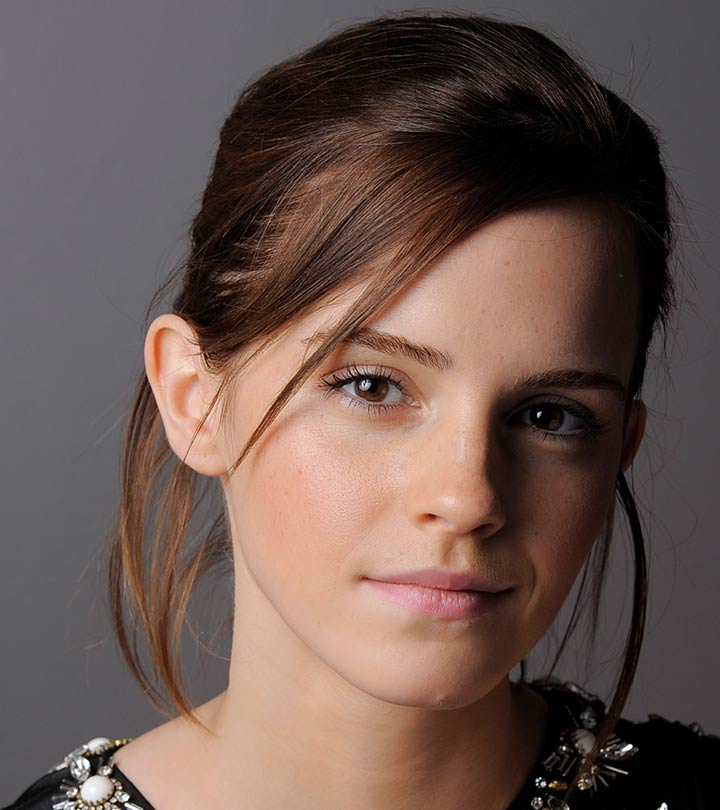
#> input picture a1images/emma.jpg, 720 x 810 px
$ python 'Intensity Transformation.py'
#> lines starting #> are read from the running program, lines starting #| are printed output that depends on the picture
import numpy as np
import matplotlib.pyplot as plt
import cv2 as cv

c = np.array([(50, 50), (50, 100), (150, 255), (150, 150), (255, 255)])

t1 = np.linspace(0, c[0, 1], c[0, 0] + 1 - 0).astype('uint8')
t2 = np.linspace(c[0, 1] + 1, c[1, 1], c[1, 0] - c[0, 0]).astype('uint8')
t3 = np.linspace(c[1, 1] + 1, c[2, 1], c[2, 0] - c[1, 0]).astype('uint8')
t4 = np.linspace(c[2, 1] + 1, c[3, 1], c[3, 0] - c[2, 0]).astype('uint8')
t5 = np.linspace(c[3, 1] + 1, c[4, 1], c[4, 0] - c[3, 0]).astype('uint8')


transform = np.concatenate((t1, t2), axis=0).astype('uint8')
transform = np.concatenate((transform, t3), axis=0).astype('uint8')
transform = np.concatenate((transform, t4), axis=0).astype('uint8')
transform = np.concatenate((transform, t5), axis=0).astype('uint8')

plt.figure(figsize=(12,4))

plt.subplot(131)
plt.plot(transform)
plt.title("Transformation Curve")
plt.xlim([0, 255])
plt.ylim([0, 255])
plt.xlabel(r'Input, $f(\mathbf{x})$')
plt.ylabel(r'Output, $\mathrm{T}[f(\mathbf{x})]$')

img_orig = cv.imread('a1images/emma.jpg', cv.IMREAD_GRAYSCALE)
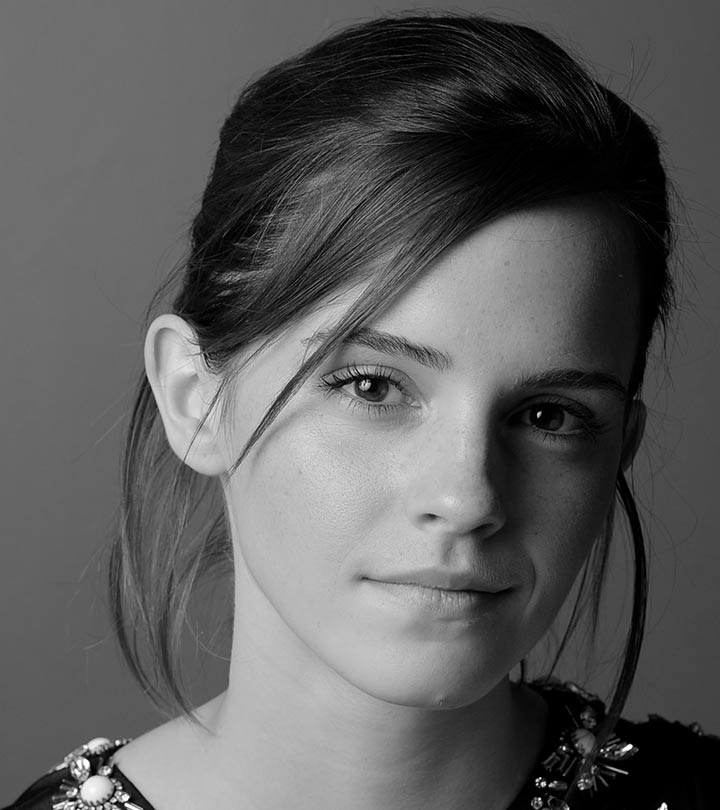
#> img_orig: shape (810, 720); min 0, max 255, mean 92.3

#region
plt.subplot(132)
plt.imshow(img_orig, cmap="gray")
plt.title('Original Image')
plt.axis('off')
#endregion

img_transformed = cv.LUT(img_orig, transform)
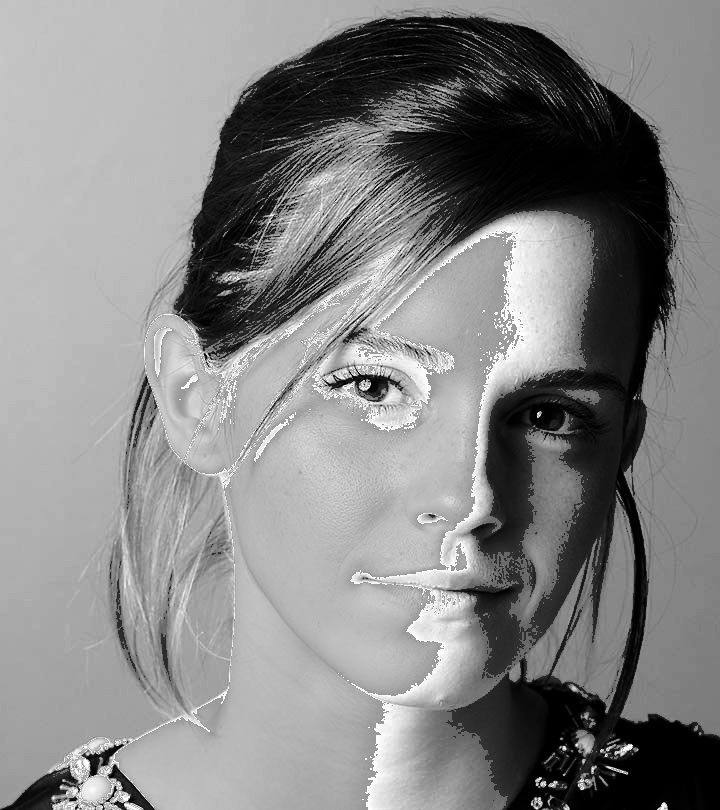
#> img_transformed: shape (810, 720); min 0, max 255, mean 132.9

#region
plt.subplot(133)
plt.imshow(img_transformed, cmap="gray")
plt.title('Image After Intensity Transformation')
plt.axis('off')

plt.show()
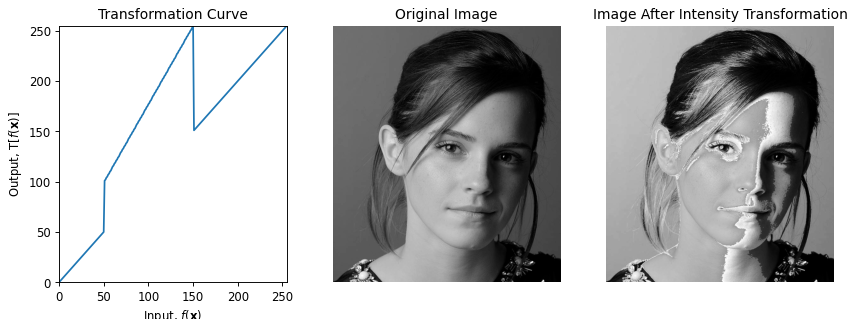
#> figure drawn by matplotlib, 3 panels; panel 1: curve peaks at x = 150, y = 255
#endregion

$ run again, with a1images/daisy.jpg copied over a1images/emma.jpg
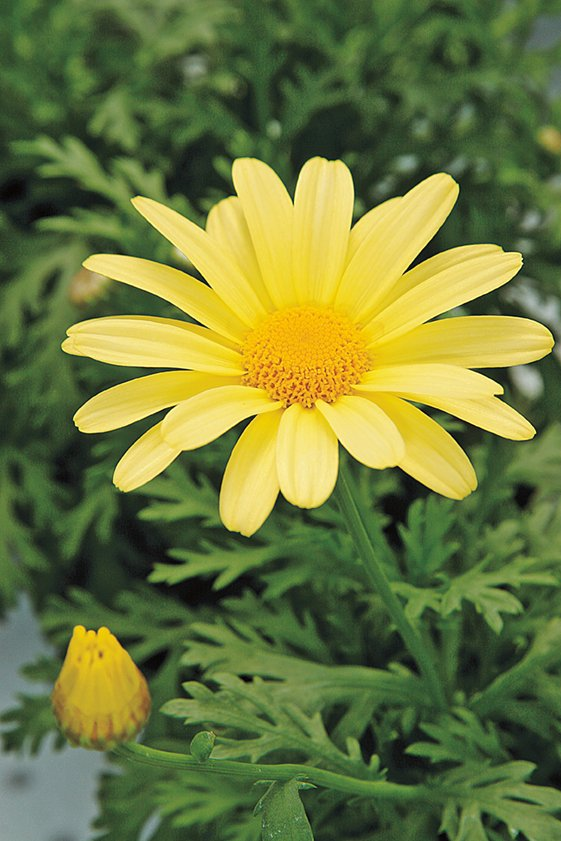
#> input picture a1images/daisy.jpg, 561 x 841 px
#> `img_transformed = cv.LUT(img_orig, transform)`:
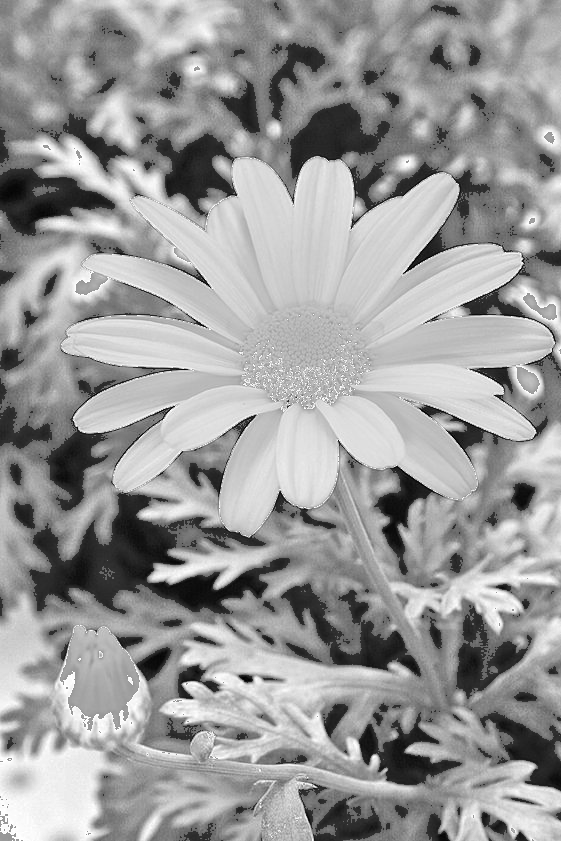
#> img_transformed: shape (841, 561); min 0, max 255, mean 154.8
#> `plt.show()`:
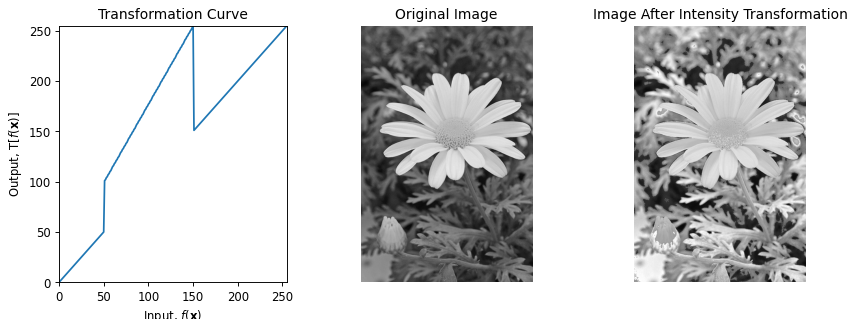
#> figure drawn by matplotlib, 3 panels; panel 1: curve peaks at x = 150, y = 255

$ run again, with a1images/highlights_and_shadows.jpg copied over a1images/emma.jpg
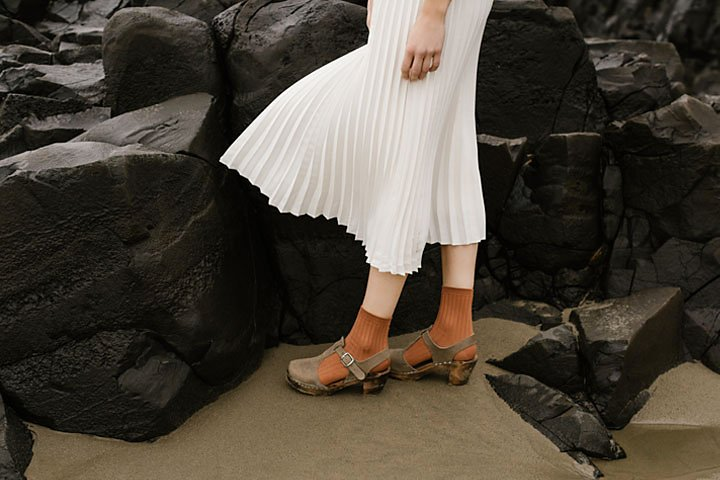
#> input picture a1images/highlights_and_shadows.jpg, 720 x 480 px
#> `img_transformed = cv.LUT(img_orig, transform)`:
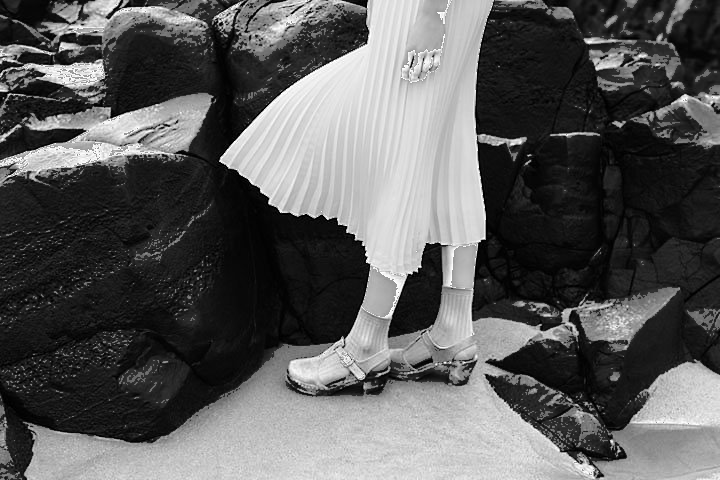
#> img_transformed: shape (480, 720); min 0, max 255, mean 91.5
#> `plt.show()`:
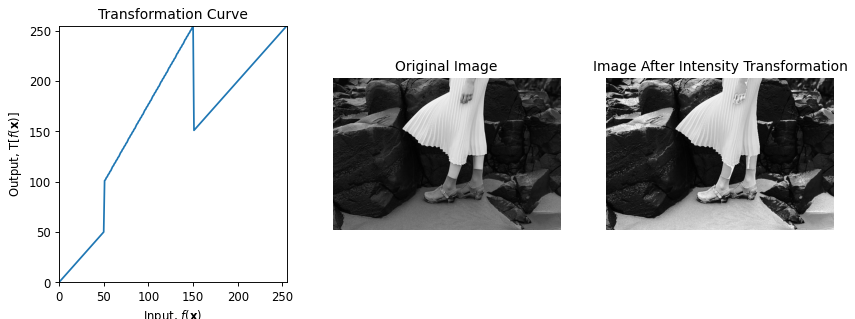
#> figure drawn by matplotlib, 3 panels; panel 1: curve peaks at x = 150, y = 255

$ run again, with a1images/jeniffer.jpg copied over a1images/emma.jpg
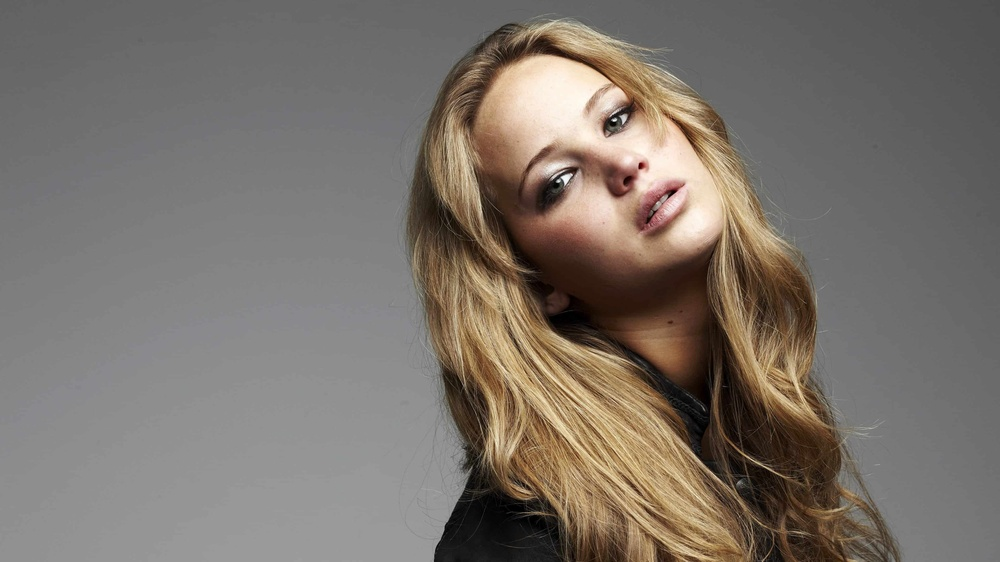
#> input picture a1images/jeniffer.jpg, 1000 x 562 px, shrunk from 3840 x 2160 before the run
#> `img_transformed = cv.LUT(img_orig, transform)`:
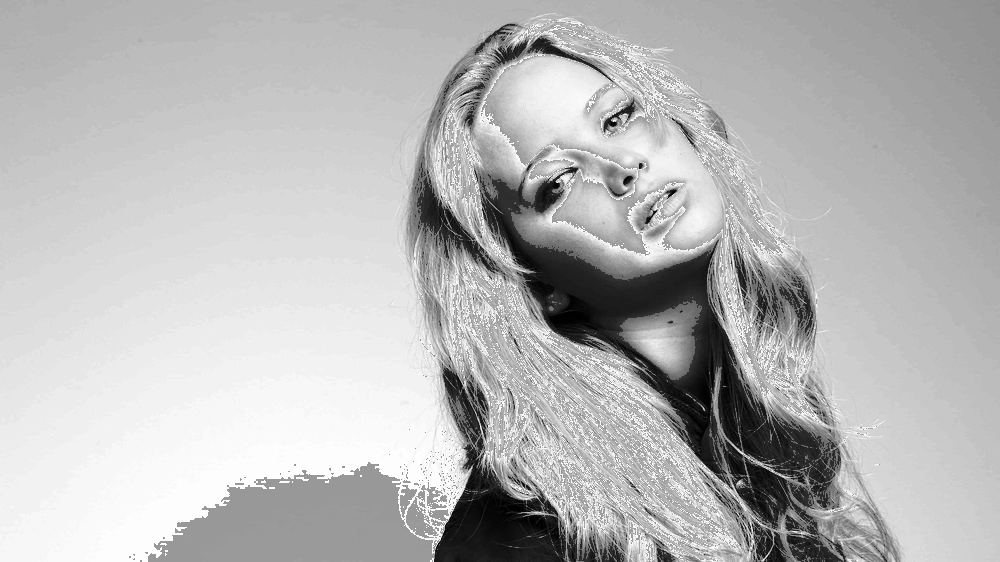
#> img_transformed: shape (562, 1000); min 0, max 255, mean 183.2
#> `plt.show()`:
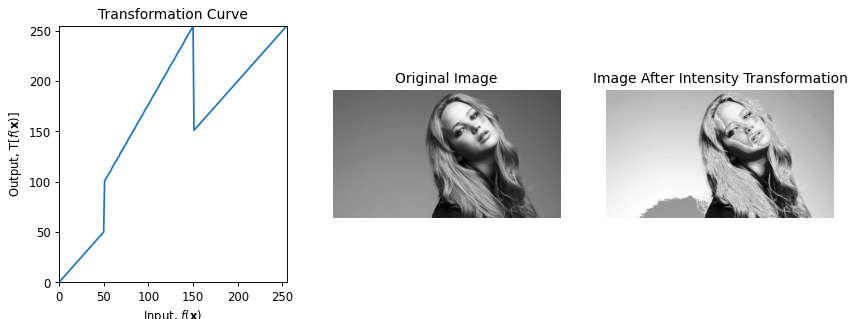
#> figure drawn by matplotlib, 3 panels; panel 1: curve peaks at x = 150, y = 255
